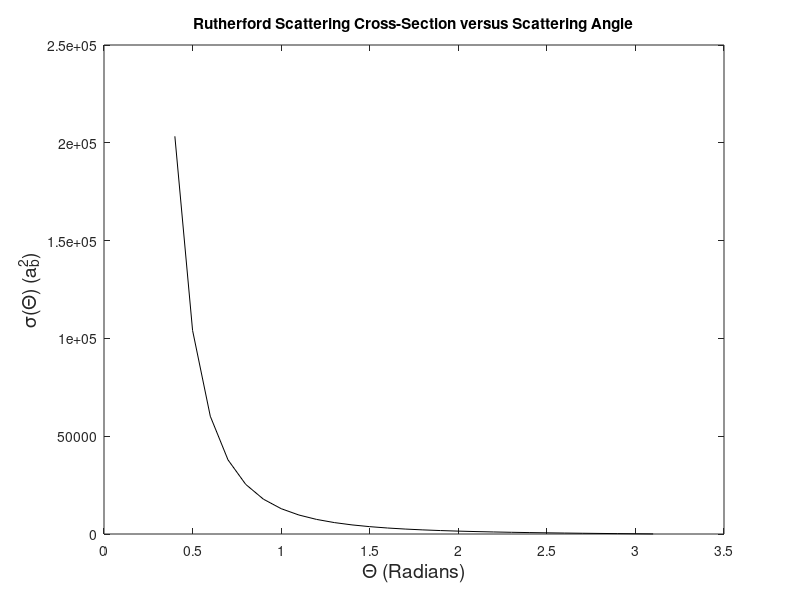

Write MATLAB code to recreate this figure.
%ruther_cross1.m - program to do the scattering cross-section versus scattering
%angle in Rutherford Scattering
clear; warning off;
m=1;                     %projectile mass in units of alpha particle mass
vb=0.01965;              %velocity units (a_b/tau_b) (in inits of c=light speed)
ma=3730e6;               %alpha particle mass energy in eV
Ene=5e6;                 %initial projectile energy in eV
v0=sqrt(2*Ene/m/ma)/vb;  %initial speed in units of vb
za=2;zt=79;              %za=projectile, zt=target charges (2->alpha, 79->gold)
K=za*zt;                 %dimensionless force constant
thsc=.4:.1:pi;
%Scatt. Cross Section
sigma=K^2*2*pi*sin(thsc)./sin(thsc/2).^4/4/m^2/v0^4;
plot(thsc,sigma,'k')
xlabel('\Theta (Radians)','FontSize',14)
ylabel('\sigma(\Theta) (a_b^2)','FontSize',14)
title('Rutherford Scattering Cross-Section versus Scattering Angle')
